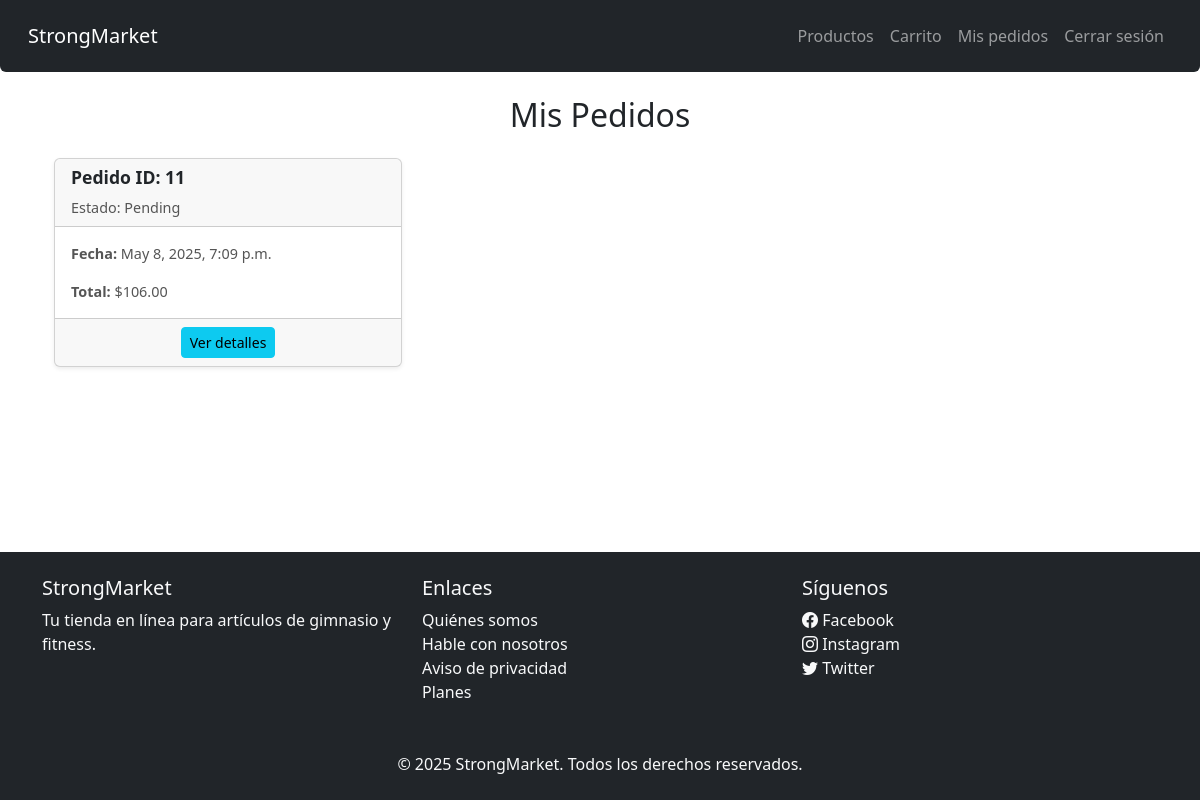
/order_list/ (signed in), run on the app's committed database.
### store/models.py (models this page shows, shortened)
class Order(models.Model):
    STATUS_CHOICES = (
        ('PENDING', 'Pending'),
        ('PROCESSING', 'Processing'),
        ('COMPLETED', 'Completed'),
        ('CANCELLED', 'Cancelled'),
    )
    user = models.ForeignKey(User, on_delete=models.CASCADE)
    created_at = models.DateTimeField(auto_now_add=True)
    status = models.CharField(max_length=20, choices=STATUS_CHOICES, default='PENDING')
    total_price = models.DecimalField(max_digits=10, decimal_places=2, default=0)

### store/views.py (the view)
# urls.py: path('order_list/', views.user_orders, name='order_list'),
@login_required
def user_orders(request):
    orders = Order.objects.filter(user=request.user)
    return render(request, 'orders/user_order_list.html', {
        'orders': orders
    })

### store/templates/orders/user_order_list.html
{% extends 'base.html' %}
{% block content %}
<div class="container">
    <h2 class="text-center mb-4">Mis Pedidos</h2>
    {% if orders %}
        <div class="row">
            {% for order in orders %}
                <div class="col-md-4 mb-3">
                    <div class="card shadow-sm">
                        <div class="card-header">
                            <h5 class="card-title">Pedido ID: {{ order.id }}</h5>
                            <p class="card-text">Estado: {{ order.get_status_display }}</p>
                        </div>
                        <div class="card-body">
                            <p class="card-text"><strong>Fecha:</strong> {{ order.created_at }}</p>
                            <p class="card-text"><strong>Total:</strong> ${{ order.total_price }}</p>
                        </div>
                        <div class="card-footer text-center">
                            <a href="{% url 'order_detail' order.id %}" class="btn btn-info btn-sm">Ver detalles</a>
                        </div>
                    </div>
                </div>
            {% endfor %}
        </div>
    {% else %}
        <p class="alert alert-warning">No tienes pedidos aún.</p>
    {% endif %}
</div>
{% endblock %}

### djangocrud/static/css/styles.css (style rules this page uses)
body { display: flex; flex-direction: column; min-height: 100vh; }
.card { border: none; box-shadow: 0 4px 6px rgba(0, 0, 0, 0.1); border-radius: 8px; transition: transform 0.3s ease-in-out; }
.card-body { padding: 15px; }
.card-title { font-size: 1.1rem; font-weight: bold; }
.card-text { font-size: 0.9rem; color: #555; }

### data on the page
Order: id "11", status "Pending", created_at "May 8, 2025, 7:09 p.m.", total_price "106.00"
